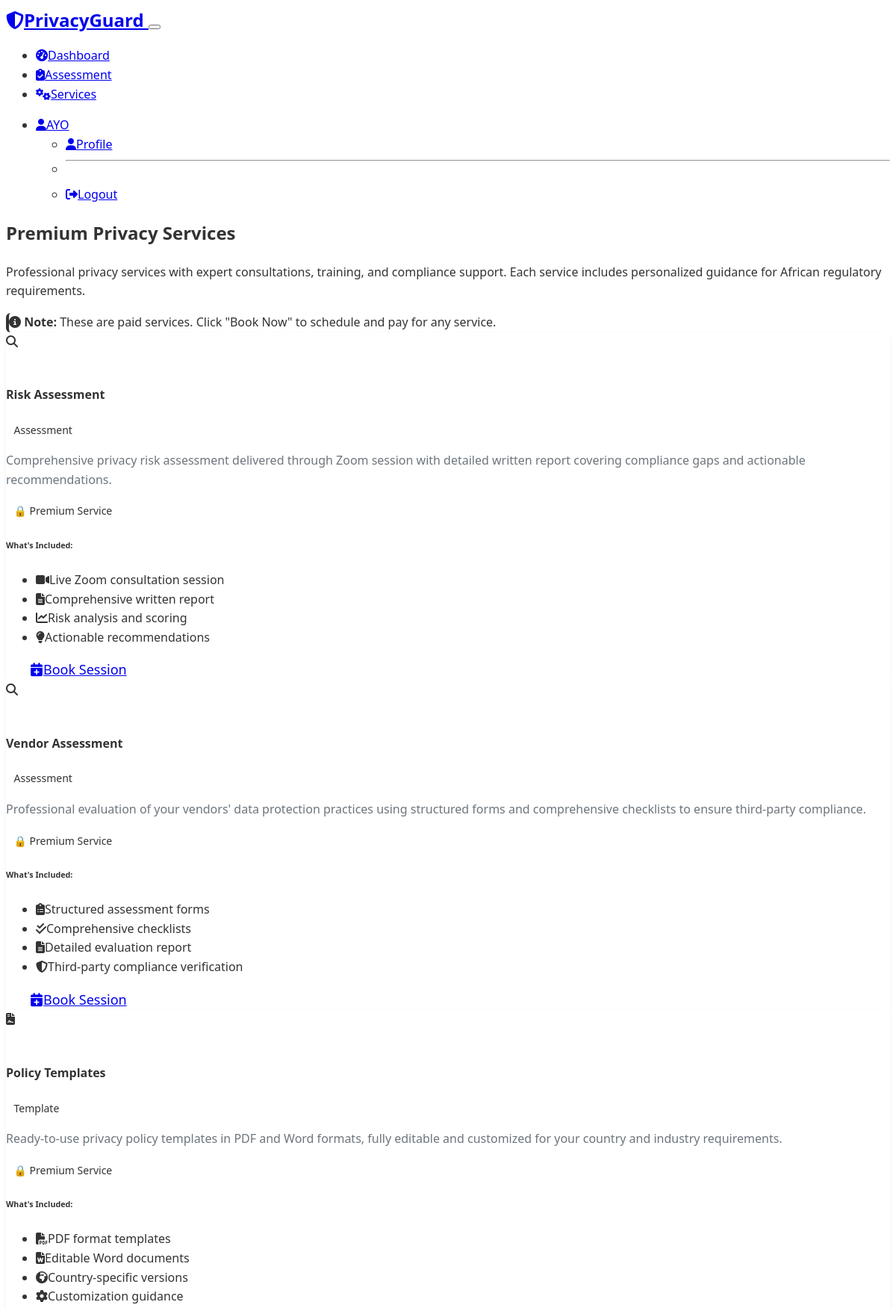
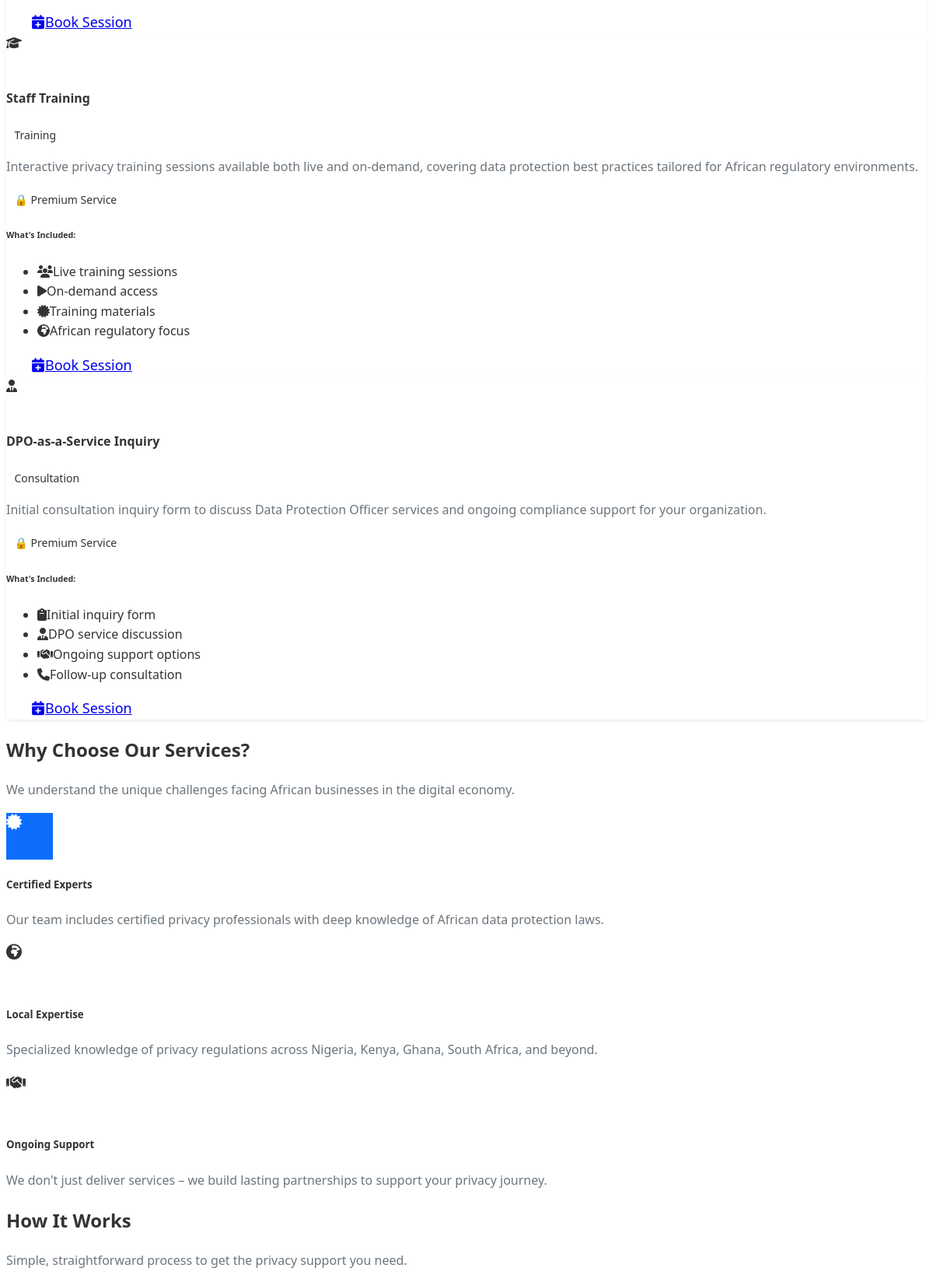
Page /services (signed in, upper part) on the committed database (2 pictures, top to bottom).
### models.py (models this page shows, shortened)
class User(UserMixin, db.Model):
    id = db.Column(db.Integer, primary_key=True)
    username = db.Column(db.String(80), unique=True, nullable=False)
    email = db.Column(db.String(120), unique=True, nullable=False)
    password_hash = db.Column(db.String(256), nullable=False)
    first_name = db.Column(db.String(50))
    last_name = db.Column(db.String(50))
    company = db.Column(db.String(100))
    country = db.Column(db.String(50))
    phone = db.Column(db.String(20))
    newsletter_consent = db.Column(db.Boolean, default=False)
    created_at = db.Column(db.DateTime, default=datetime.utcnow)
    updated_at = db.Column(db.DateTime, default=datetime.utcnow, onupdate=datetime.utcnow)
    assessments = db.relationship('Assessment', backref='user', lazy=True)
    bookings = db.relationship('Booking', backref='user', lazy=True)

class Service(db.Model):
    id = db.Column(db.Integer, primary_key=True)
    name = db.Column(db.String(100), nullable=False)
    description = db.Column(db.Text)
    price = db.Column(db.Float)
    currency = db.Column(db.String(3), default='USD')
    stripe_price_id = db.Column(db.String(100))  # Stripe price ID
    duration_minutes = db.Column(db.Integer)  # For consultation services
    is_active = db.Column(db.Boolean, default=True)
    service_type = db.Column(db.String(50))  # consultation, template, training
    bookings = db.relationship('Booking', backref='service', lazy=True)

### routes.py (the view)
@app.route('/services')
def services():
    if Service.query.count() == 0:
        create_default_services()
    services = Service.query.filter_by(is_active=True).all()
    return render_template('services.html', services=services)

### templates/services.html (shortened to what this page needs)
{% extends "base.html" %}
{% block content %}
<section class="bg-primary text-white py-5">
    <div class="container">
        <div class="row align-items-center">
            <div class="col-lg-8 mx-auto text-center">
                <h1 class="display-5 fw-bold mb-4">Premium Privacy Services</h1>
                <p class="lead mb-4">
                    Professional privacy services with expert consultations, training, and compliance support.
                    Each service includes personalized guidance for African regulatory requirements.
                </p>
                <div class="alert alert-light d-inline-block">
                    <i class="fas fa-info-circle me-2"></i>
                    <strong>Note:</strong> These are paid services. Click "Book Now" to schedule and pay for any service.
                </div>
            </div>
        </div>
    </div>
</section>
<section class="py-5">
    <div class="container">
        {% if services %}
            <div class="row g-4">
                {% for service in services %}
                <div class="col-lg-6">
                    <div class="card border-0 shadow-sm h-100">
                        <div class="card-body p-4">
                            <div class="d-flex align-items-start mb-3">
                                <div class="bg-{% if service.service_type == 'assessment' %}danger{% elif service.service_type == 'template' %}success{% elif service.service_type == 'training' %}info{% elif service.service_type == 'consultation' %}warning{% else %}primary{% endif %} text-white rounded-circle d-flex align-items-center justify-content-center me-3" style="width: 50px; height: 50px; flex-shrink: 0;">
                                    <i class="fas fa-{% if service.service_type == 'assessment' %}search{% elif service.service_type == 'template' %}file-contract{% elif service.service_type == 'training' %}graduation-cap{% elif service.service_type == 'consultation' %}user-tie{% else %}shield-alt{% endif %}"></i>
                                </div>
                                <div class="flex-grow-1">
                                    <h4 class="fw-bold mb-2">{{ service.name }}</h4>
                                    <span class="badge bg-{% if service.service_type == 'assessment' %}danger{% elif service.service_type == 'template' %}success{% elif service.service_type == 'training' %}info{% elif service.service_type == 'consultation' %}warning{% else %}primary{% endif %} mb-2">
                                        {{ service.service_type.title() }}
                                    </span>
                                </div>
                            </div>
                            <p class="text-muted mb-4">{{ service.description }}</p>
                            <div class="mb-4">
                                <span class="badge bg-{% if service.service_type == 'assessment' %}danger{% elif service.service_type == 'template' %}success{% elif service.service_type == 'training' %}info{% elif service.service_type == 'consultation' %}warning{% else %}primary{% endif %} mb-2">
                                    🔒 Premium Service
                                </span>
                            </div>
                            <div class="mb-4">
                                <h6 class="fw-bold mb-2">What's Included:</h6>
                                <ul class="list-unstyled">
                                    {% if service.service_type == 'assessment' and 'Risk' in service.name %}
                                        <li class="mb-1"><i class="fas fa-video text-success me-2"></i>Live Zoom consultation session</li>
                                        <li class="mb-1"><i class="fas fa-file-alt text-success me-2"></i>Comprehensive written report</li>
                                        <li class="mb-1"><i class="fas fa-chart-line text-success me-2"></i>Risk analysis and scoring</li>
                                        <li class="mb-1"><i class="fas fa-lightbulb text-success me-2"></i>Actionable recommendations</li>
                                    {% elif service.service_type == 'assessment' and 'Vendor' in service.name %}
                                        <li class="mb-1"><i class="fas fa-clipboard-list text-success me-2"></i>Structured assessment forms</li>
                                        <li class="mb-1"><i class="fas fa-check-double text-success me-2"></i>Comprehensive checklists</li>
                                        <li class="mb-1"><i class="fas fa-file-alt text-success me-2"></i>Detailed evaluation report</li>
                                        <li class="mb-1"><i class="fas fa-shield-alt text-success me-2"></i>Third-party compliance verification</li>
                                    {% elif service.service_type == 'template' %}
                                        <li class="mb-1"><i class="fas fa-file-pdf text-success me-2"></i>PDF format templates</li>
                                        <li class="mb-1"><i class="fas fa-file-word text-success me-2"></i>Editable Word documents</li>
                                        <li class="mb-1"><i class="fas fa-globe-africa text-success me-2"></i>Country-specific versions</li>
                                        <li class="mb-1"><i class="fas fa-cog text-success me-2"></i>Customization guidance</li>
                                    {% elif service.service_type == 'training' %}
                                        <li class="mb-1"><i class="fas fa-users text-success me-2"></i>Live training sessions</li>
                                        <li class="mb-1"><i class="fas fa-play text-success me-2"></i>On-demand access</li>
                                        <li class="mb-1"><i class="fas fa-certificate text-success me-2"></i>Training materials</li>
                                        <li class="mb-1"><i class="fas fa-globe-africa text-success me-2"></i>African regulatory focus</li>
                                    {% elif service.service_type == 'consultation' %}
                                        <li class="mb-1"><i class="fas fa-clipboard text-success me-2"></i>Initial inquiry form</li>
                                        <li class="mb-1"><i class="fas fa-user-tie text-success me-2"></i>DPO service discussion</li>
                                        <li class="mb-1"><i class="fas fa-handshake text-success me-2"></i>Ongoing support options</li>
                                        <li class="mb-1"><i class="fas fa-phone text-success me-2"></i>Follow-up consultation</li>
                                    {% endif %}
                                </ul>
                            </div>
                            <div class="d-grid">
                                {% if current_user.is_authenticated %}
                                    <a href="{{ url_for('booking', service_id=service.id) }}"
                                       class="btn btn-{% if service.service_type == 'assessment' %}danger{% elif service.service_type == 'template' %}success{% elif service.service_type == 'training' %}info{% elif service.service_type == 'consultation' %}warning{% else %}primary{% endif %} btn-lg">
                                        <i class="fas fa-calendar-plus me-2"></i>Book Session
                                    </a>
                                {% endif %}
                            </div>
                        </div>
                    </div>
                </div>
                {% endfor %}
            </div>
        {% endif %}
    </div>
</section>
<section class="py-5">
    <div class="container">
        <div class="row text-center mb-5">
            <div class="col-lg-8 mx-auto">
                <h2 class="fw-bold mb-3">Why Choose Our Services?</h2>
                <p class="text-muted">We understand the unique challenges facing African businesses in the digital economy.</p>
            </div>
        </div>
        <div class="row g-4">
            <div class="col-md-4">
                <div class="text-center p-4">
                    <div class="bg-primary text-white rounded-circle d-inline-flex align-items-center justify-content-center mb-3" style="width: 60px; height: 60px;">
                        <i class="fas fa-certificate fa-lg"></i>
                    </div>
                    <h5 class="fw-bold mb-3">Certified Experts</h5>
                    <p class="text-muted">Our team includes certified privacy professionals with deep knowledge of African data protection laws.</p>
                </div>
            </div>
            <div class="col-md-4">
                <div class="text-center p-4">
                    <div class="bg-success text-white rounded-circle d-inline-flex align-items-center justify-content-center mb-3" style="width: 60px; height: 60px;">
                        <i class="fas fa-globe-africa fa-lg"></i>
                    </div>
                    <h5 class="fw-bold mb-3">Local Expertise</h5>
                    <p class="text-muted">Specialized knowledge of privacy regulations across Nigeria, Kenya, Ghana, South Africa, and beyond.</p>
                </div>
            </div>
            <div class="col-md-4">
                <div class="text-center p-4">
                    <div class="bg-info text-white rounded-circle d-inline-flex align-items-center justify-content-center mb-3" style="width: 60px; height: 60px;">
                        <i class="fas fa-handshake fa-lg"></i>
                    </div>
                    <h5 class="fw-bold mb-3">Ongoing Support</h5>
                    <p class="text-muted">We don't just deliver services – we build lasting partnerships to support your privacy journey.</p>
                </div>
            </div>
        </div>
    </div>
</section>
<section class="py-5">
    <div class="container">
        <div class="row text-center mb-5">
            <div class="col-lg-8 mx-auto">
                <h2 class="fw-bold mb-3">How It Works</h2>
                <p class="text-muted">Simple, straightforward process to get the privacy support you need.</p>
            </div>
        </div>
    </div>
</section>
{% endblock %}

### templates/base.html (shortened to what this page needs)
<!DOCTYPE html>
<html lang="en" data-bs-theme="dark">
<head>
    <link href="https://cdn.replit.com/agent/bootstrap-agent-dark-theme.min.css" rel="stylesheet">
    <link rel="stylesheet" href="https://cdnjs.cloudflare.com/ajax/libs/font-awesome/6.4.0/css/all.min.css">
    <link rel="stylesheet" href="{{ url_for('static', filename='css/style.css') }}">
</head>
<body>
    <nav class="navbar navbar-expand-lg navbar-dark bg-primary">
        <div class="container">
            <a class="navbar-brand fw-bold" href="{{ url_for('index') }}">
                <i class="fas fa-shield-alt me-2"></i>PrivacyGuard
            </a>
            <button class="navbar-toggler" type="button" data-bs-toggle="collapse" data-bs-target="#navbarNav">
            </button>
            <div class="collapse navbar-collapse" id="navbarNav">
                <ul class="navbar-nav me-auto">
                    {% if current_user.is_authenticated %}
                        <li class="nav-item">
                            <a class="nav-link" href="{{ url_for('dashboard') }}">
                                <i class="fas fa-tachometer-alt me-1"></i>Dashboard
                            </a>
                        </li>
                        <li class="nav-item">
                            <a class="nav-link" href="{{ url_for('assessment') }}">
                                <i class="fas fa-clipboard-check me-1"></i>Assessment
                            </a>
                        </li>
                    {% endif %}
                    <li class="nav-item">
                        <a class="nav-link" href="{{ url_for('services') }}">
                            <i class="fas fa-cogs me-1"></i>Services
                        </a>
                    </li>
                </ul>
                <ul class="navbar-nav">
                    {% if current_user.is_authenticated %}
                        <li class="nav-item dropdown">
                            <a class="nav-link dropdown-toggle" href="#" role="button" data-bs-toggle="dropdown">
                                <i class="fas fa-user me-1"></i>{{ current_user.first_name or current_user.username }}
                            </a>
                            <ul class="dropdown-menu">
                                <li><a class="dropdown-item" href="{{ url_for('dashboard') }}">
                                    <i class="fas fa-user me-2"></i>Profile
                                </a></li>
                                <li><hr class="dropdown-divider"></li>
                                <li><a class="dropdown-item" href="{{ url_for('logout') }}">
                                    <i class="fas fa-sign-out-alt me-2"></i>Logout
                                </a></li>
                            </ul>
                        </li>
                    {% endif %}
                </ul>
            </div>
        </div>
    </nav>
    <main>
        {% block content %}{% endblock %}
    </main>
</body>
</html>

### rows in the picture
User: first_name "AYO"
Service: name "Risk Assessment", service_type "Assessment", description "Comprehensive privacy risk assessment delivered through Zoom session with detailed written report covering compliance gaps and actionable recommendations.", shows "Live Zoom consultation session"
Service: name "Vendor Assessment", service_type "Assessment", description "Professional evaluation of your vendors' data protection practices using structured forms and comprehensive checklists to ensure third-party compliance.", shows "Structured assessment forms"
Service: name "Policy Templates", service_type "Template", description "Ready-to-use privacy policy templates in PDF and Word formats, fully editable and customized for your country and industry requirements.", shows "PDF format templates"
Service: name "Staff Training", service_type "Training", description "Interactive privacy training sessions available both live and on-demand, covering data protection best practices tailored for African regulatory environments.", shows "Live training sessions"
Service: name "DPO-as-a-Service Inquiry", service_type "Consultation", description "Initial consultation inquiry form to discuss Data Protection Officer services and ongoing compliance support for your organization.", shows "Initial inquiry form"
